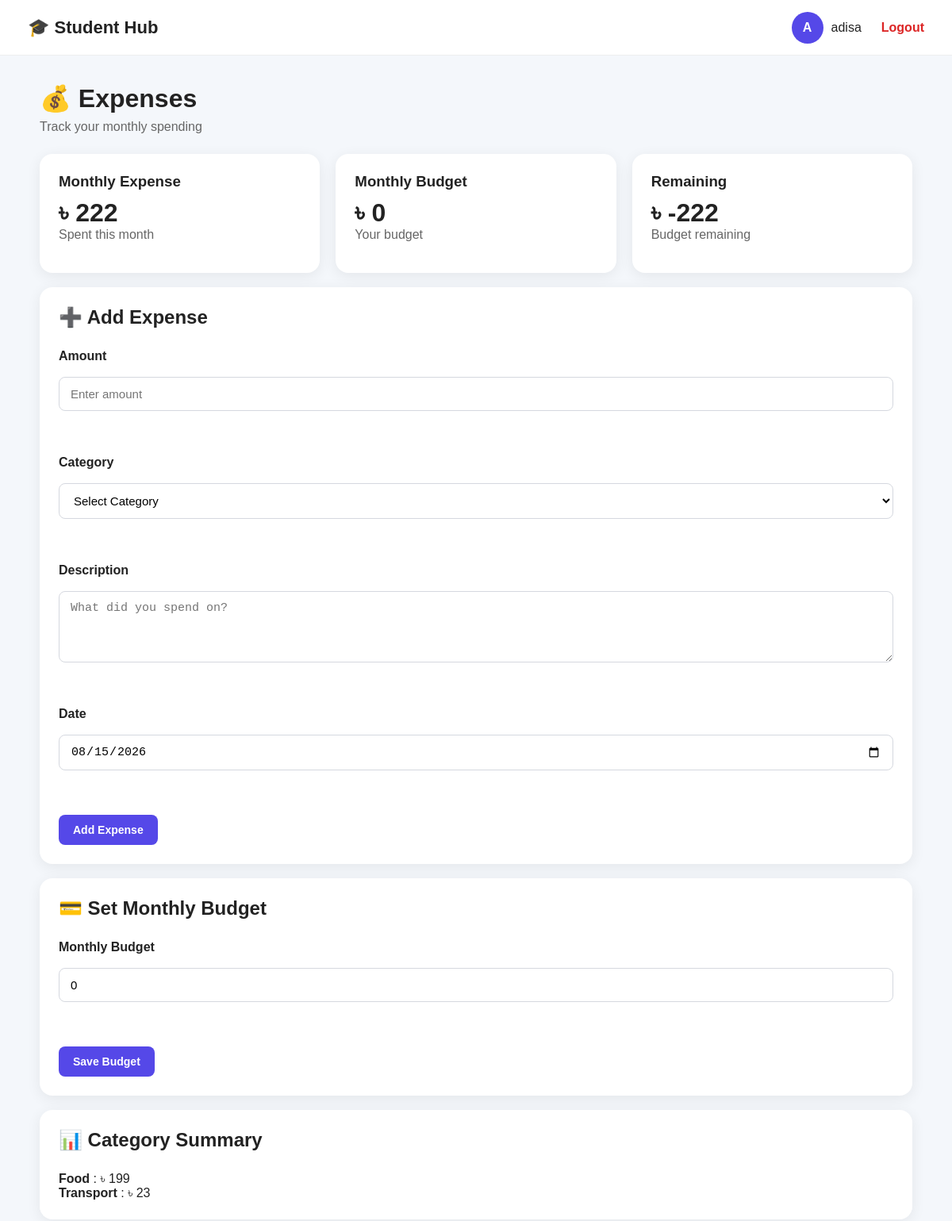
Before: /api/dashboard/expenses/ (signed in, upper part) with the older database file.
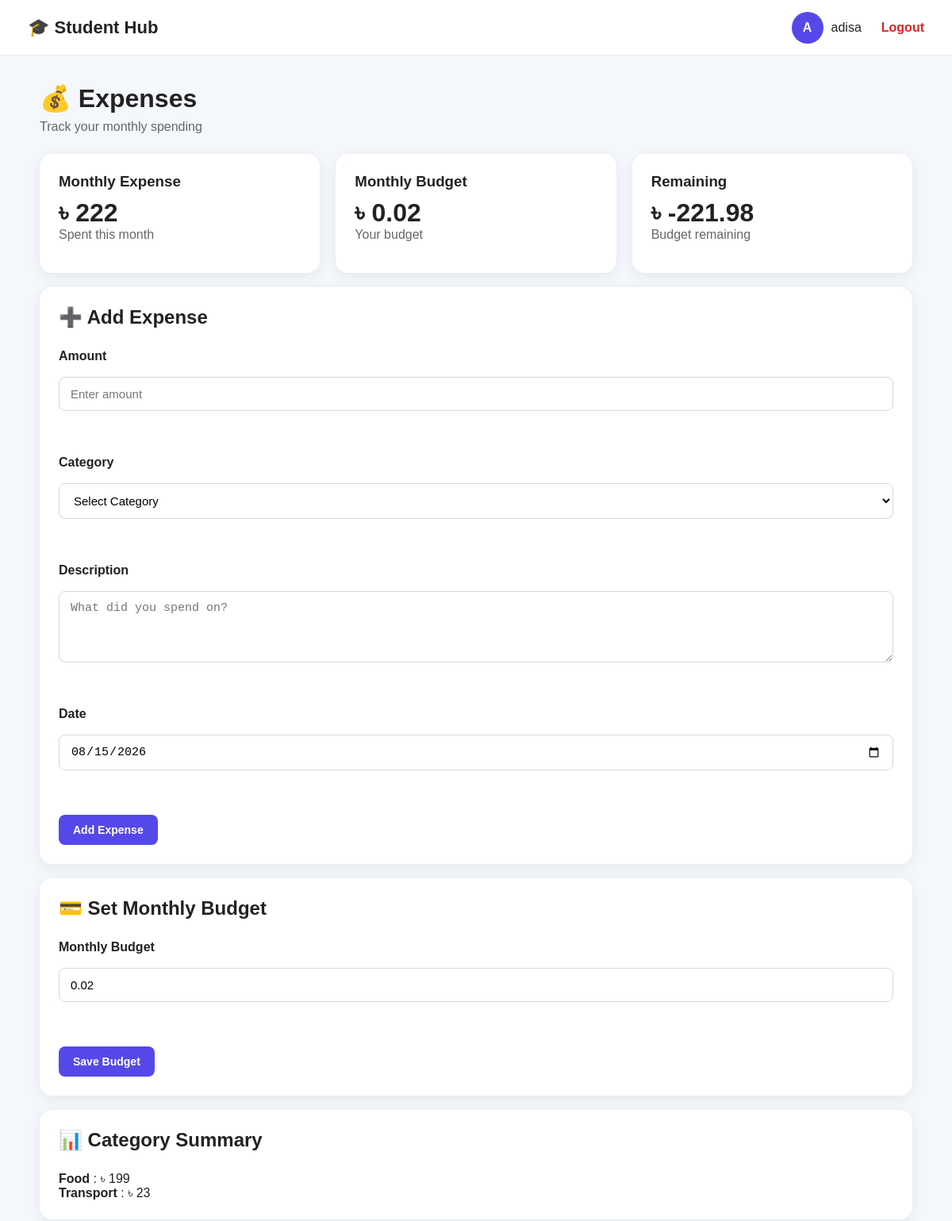
After: the same page with the newer database file.
### expenses/models.py (models this page shows, shortened)
class Expense(models.Model):
    CATEGORY_CHOICES = [
        ("Food", "Food"),
        ("Transport", "Transport"),
        ("Study", "Study"),
        ("Shopping", "Shopping"),
        ("Entertainment", "Entertainment"),
        ("Other", "Other"),
    ]
    user = models.ForeignKey(
        User,
        on_delete=models.CASCADE
    )
    amount = models.DecimalField(
        max_digits=10,
        decimal_places=2
    )
    category = models.CharField(
        max_length=50,
        choices=CATEGORY_CHOICES
    )
    description = models.TextField(
        blank=True
    )
    date = models.DateField()
    created_at = models.DateTimeField(
        auto_now_add=True
    )

class MonthlyBudget(models.Model):
    user = models.ForeignKey(
        User,
        on_delete=models.CASCADE
    )
    month = models.PositiveIntegerField()
    year = models.PositiveIntegerField()
    amount = models.DecimalField(
        max_digits=10,
        decimal_places=2
    )
    created_at = models.DateTimeField(
        auto_now_add=True
    )
    class Meta:
        constraints = [
            models.UniqueConstraint(
                fields=["user", "month", "year"],
                name="unique_user_monthly_budget"
            )
        ]

### dashboard/views.py (the view, shortened to what this page needs)
@login_required
def expenses_page(request):
    today = timezone.localdate()
    month = today.month
    year = today.year
    expenses = Expense.objects.filter(
        user=request.user,
        date__month=month,
        date__year=year
    ).order_by(
        "-date",
        "-created_at"
    )
    monthly_expense = expenses.aggregate(
        total=Sum("amount")
    )["total"] or 0
    category_totals = expenses.values(
        "category"
    ).annotate(
        total=Sum("amount")
    ).order_by(
        "-total"
    )
    budget = MonthlyBudget.objects.filter(
        user=request.user,
        month=month,
        year=year
    ).first()
    monthly_budget = budget.amount if budget else 0
    remaining_budget = (
        monthly_budget - monthly_expense
    )
    categories = [
        "Food",
        "Transport",
        "Study",
        "Shopping",
        "Entertainment",
        "Other"
    ]
    context = {
        "expenses": expenses,
        "monthly_expense": monthly_expense,
        "category_totals": category_totals,
        "monthly_budget": monthly_budget,
        "remaining_budget": remaining_budget,
        "categories": categories,
        "today": today,
        "month": month,
        "year": year,
    }
    return render(
        request,
        "expenses.html",
        context
    )

### dashboard/templates/expenses.html (shortened to what this page needs)
{% extends "base.html" %}
{% block content %}
<div class="container">
    <div class="page-header">
        <h1>
            💰 Expenses
        </h1>
        <p>
            Track your monthly spending
        </p>
    </div>
    <div class="grid">
        <div class="card">
            <h3>
                Monthly Expense
            </h3>
            <h1>
                ৳ {{ monthly_expense }}
            </h1>
            <p class="muted">
                Spent this month
            </p>
        </div>
        <div class="card">
            <h3>
                Monthly Budget
            </h3>
            <h1>
                ৳ {{ monthly_budget }}
            </h1>
            <p class="muted">
                Your budget
            </p>
        </div>
        <div class="card">
            <h3>
                Remaining
            </h3>
            <h1>
                ৳ {{ remaining_budget }}
            </h1>
            <p class="muted">
                Budget remaining
            </p>
        </div>
    </div>
    <br>
    <div class="card">
        <h2>
            ➕ Add Expense
        </h2>
        <br>
        <form method="POST">
            <label>
                Amount
            </label>
            <input
                type="number"
                name="amount"
                step="0.01"
                placeholder="Enter amount"
                required
            >
            <br><br>
            <label>
                Category
            </label>
            <select
                name="category"
                required
            >
                <option value="">
                    Select Category
                </option>
            </select>
            <br><br>
            <label>
                Description
            </label>
            <textarea
                name="description"
                placeholder="What did you spend on?"
                rows="3"
            ></textarea>
            <br><br>
            <label>
                Date
            </label>
            <input
                type="date"
                name="date"
                value="{{ today|date:'Y-m-d' }}"
                required
            >
            <br><br>
            <button type="submit">
                Add Expense
            </button>
        </form>
    </div>
    <br>
    <div class="card">
        <h2>
            💳 Set Monthly Budget
        </h2>
        <br>
        <form method="POST">
            <label>
                Monthly Budget
            </label>
            <input
                type="number"
                name="budget_amount"
                step="0.01"
                placeholder="Enter monthly budget"
                value="{{ monthly_budget }}"
                required
            >
            <br><br>
            <button type="submit">
                Save Budget
            </button>
        </form>
    </div>
    <br>
    <div class="card">
        <h2>
            📊 Category Summary
        </h2>
        <br>
        {% for item in category_totals %}
            <p>
                <strong>
                    {{ item.category }}
                </strong>
                :
                ৳ {{ item.total }}
            </p>
        {% empty %}
            <p class="muted">
                No expenses this month.
            </p>
        {% endfor %}
    </div>
    <br>
</div>
{% endblock %}

### dashboard/templates/base.html (shortened to what this page needs)
{% load static %}
<!DOCTYPE html>
<html lang="en">
<head>
</head>
<body>
    <header class="top-header">
        <div class="logo">
            🎓 Student Hub
        </div>
        <div class="user-area">
    {% if request.user.is_authenticated %}
        <div class="avatar">
            {{ request.user.username|first|upper }}
        </div>
        <span>
            {{ request.user.username }}
        </span>
        <a href="{% url 'logout' %}"
           style="
               text-decoration: none;
               color: #dc2626;
               font-weight: bold;
               margin-left: 15px;
           ">
            Logout
        </a>
    {% endif %}
</div>
    </header>
    <main class="main-content">
        {% block content %}
        {% endblock %}
    </main>
</body>
</html>

### dashboard/templates/base.html (style rules this page uses)
* { box-sizing: border-box; margin: 0; padding: 0; }
body { font-family: Arial, sans-serif; background: #f4f7fb; color: #222; padding-bottom: 100px; }
.top-header { height: 70px; background: white; display: flex; align-items: center; justify-content: space-between; padding: 0 35px; border-bottom: 1px solid #eee; }
.logo { font-size: 22px; font-weight: bold; }
.user-area { display: flex; align-items: center; gap: 10px; }
.avatar { width: 40px; height: 40px; border-radius: 50%; background: #5548e8; color: white; display: flex; align-items: center; justify-content: center; font-weight: bold; }
.main-content { min-height: calc(100vh - 150px); padding: 35px 20px; }
.container { max-width: 1100px; margin: auto; }
.page-header { margin-bottom: 25px; }
.page-header h1 { font-size: 32px; margin-bottom: 8px; }
.page-header p { color: #666; font-size: 16px; }
.grid { display: grid; grid-template-columns: repeat(auto-fit, minmax(250px, 1fr)); gap: 20px; }
.card { background: white; padding: 25px; border-radius: 16px; box-shadow: 0 4px 18px rgba(0,0,0,0.07); transition: 0.2s; }
.card h2 { margin-bottom: 8px; }
.card h3 { margin-bottom: 10px; }
.muted { color: #666; }
form { width: 100%; }
input, select, textarea { width: 100%; padding: 12px 14px; border: 1px solid #d5d8df; border-radius: 9px; font-size: 15px; background: white; outline: none; }
textarea { resize: vertical; min-height: 90px; }
label { font-weight: 600; display: block; margin-bottom: 7px; }
button { padding: 11px 18px; border: none; border-radius: 8px; background: #5548e8; color: white; font-size: 14px; font-weight: bold; cursor: pointer; }
.container { max-width: 1100px; margin: 0 auto; }
.page-header p { color: #666; }
.card { background: white; padding: 24px; border-radius: 16px; box-shadow: 0 4px 18px rgba(0,0,0,0.07); transition: 0.2s; }
.grid { display: grid; grid-template-columns: repeat(3, 1fr); gap: 20px; }
.card form { display: flex; flex-direction: column; gap: 10px; }
.card input, .card select, .card textarea { width: 100%; padding: 12px 14px; border: 1px solid #d5d8df; border-radius: 8px; font-size: 15px; background: white; outline: none; }
.card button { padding: 11px 18px; border: none; border-radius: 8px; background: #5548e8; color: white; font-size: 14px; font-weight: bold; cursor: pointer; width: fit-content; }
.container > .grid .card { min-height: 150px; }

Changed rows visible on the page:
added MonthlyBudget: amount "0.02", budget_amount "0.02"
Other visible differences:
{{ remaining_budget }}: "-222" → "-221.98"
{{ monthly_budget }}: "0" → (not shown)
form field budget_amount: "0" → (not shown)
